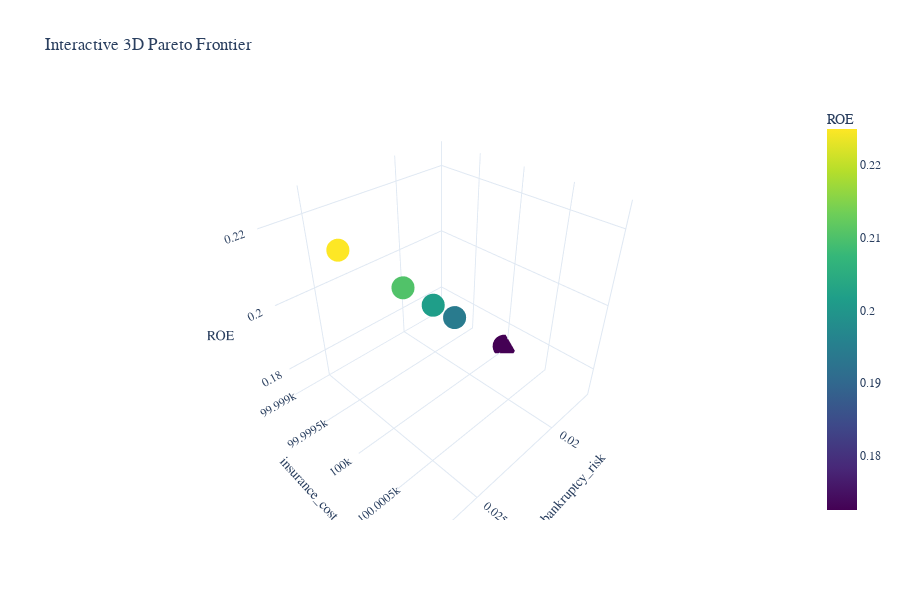

The cell this chart's notebook holds for it:
### Code cell
# Create interactive 3D visualization
interactive_fig = create_interactive_pareto_frontier(
    points_3d,
    ["bankruptcy_risk", "insurance_cost", "ROE"],
    title="Interactive 3D Pareto Frontier",
    height=600
)
interactive_fig.show()
